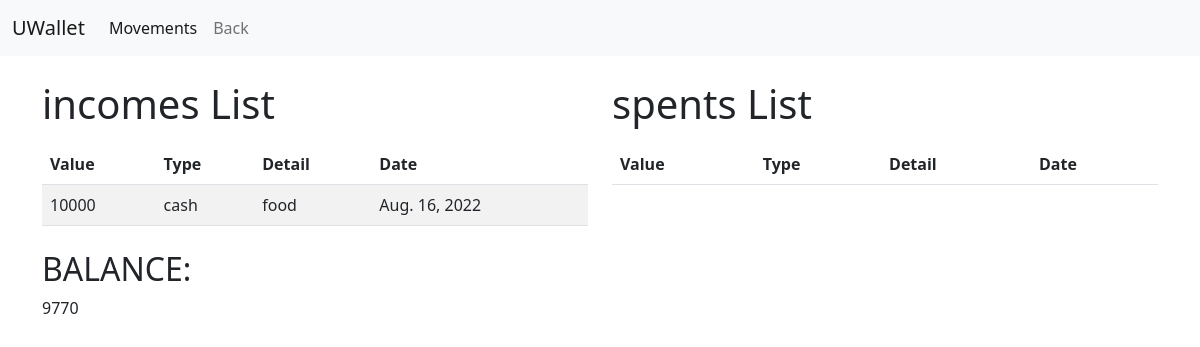
/movements/, run on an earlier commit of the app's database.
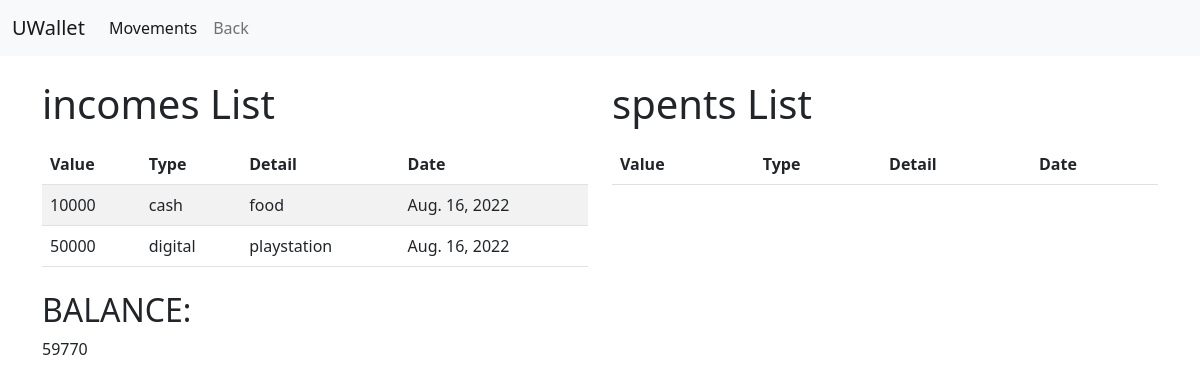
And on a later commit of the database.
### wallet/models.py (models this page shows, shortened)
class Income (models.Model):
    value_income = models.IntegerField(default=0)
    type_income = models.CharField(default= "", max_length=200)
    detail_income = models.CharField(max_length=200)
    date_income = models.DateField('Income date.')

### wallet/views.py (the view)
# urls.py: path('movements/', views.movements),
def movements(request):
    spents = Spent.objects.all()
    totalspent=0
    for i in spents:
        totalspent= totalspent+i.value_spent
    incomes = Income.objects.all()
    totalincome= 0
    for i in incomes:
        totalincome= totalincome+i.value_income
    balance = totalincome-totalspent
    return render(request, 'movements/movements.html', {"spent": spents, "incomes": incomes, "balance":balance })

### wallet/templates/movements/movements.html (shortened to what this page needs)
{% extends "./base.html" %} {% block title %} MOVEMENTS {% endblock %} {% block body %}
<div class="row">
    <div class="co-sm-12 col-md-4 col-lg-6 col-xl-6">
        <h1>incomes List</h1>
        <div class="table-responsive py-2">
            <table class="table table-striped">
                <thead>
                    <tr>
                        <th>Value</th>
                        <th>Type</th>
                        <th>Detail</th>
                        <th>Date</th>
                    </tr>
                </thead>
                <tbody>
                    {% for c in incomes %}
                    <tr>
                        <td>{{c.value_income}}</td>
                        <td>{{c.type_income}}</td>
                        <td>{{c.detail_income}}</td>
                        <td>{{c.date_income}}</td>
                    </tr>
                    {% endfor %}
                </tbody>
            </table>
        </div>
    </div>
    <div class="co-sm-12 col-md-4 col-lg-6 col-xl-6">
        <h1>spents List</h1>
        <div class="table-responsive py-2">
            <table class="table table-striped">
                <thead>
                    <tr>
                        <th>Value</th>
                        <th>Type</th>
                        <th>Detail</th>
                        <th>Date</th>
                    </tr>
                </thead>
            </table>
        </div>
    </div>
</div>
<h2>BALANCE: </h2>{{balance}} {% endblock %}

What changed in the data, as far as the page shows it:
added Income: value_income "50000", type_income "digital", detail_income "playstation", date_income "Aug. 16, 2022"
Also different on the page:
{{ balance }}: "9770" → "59770"
